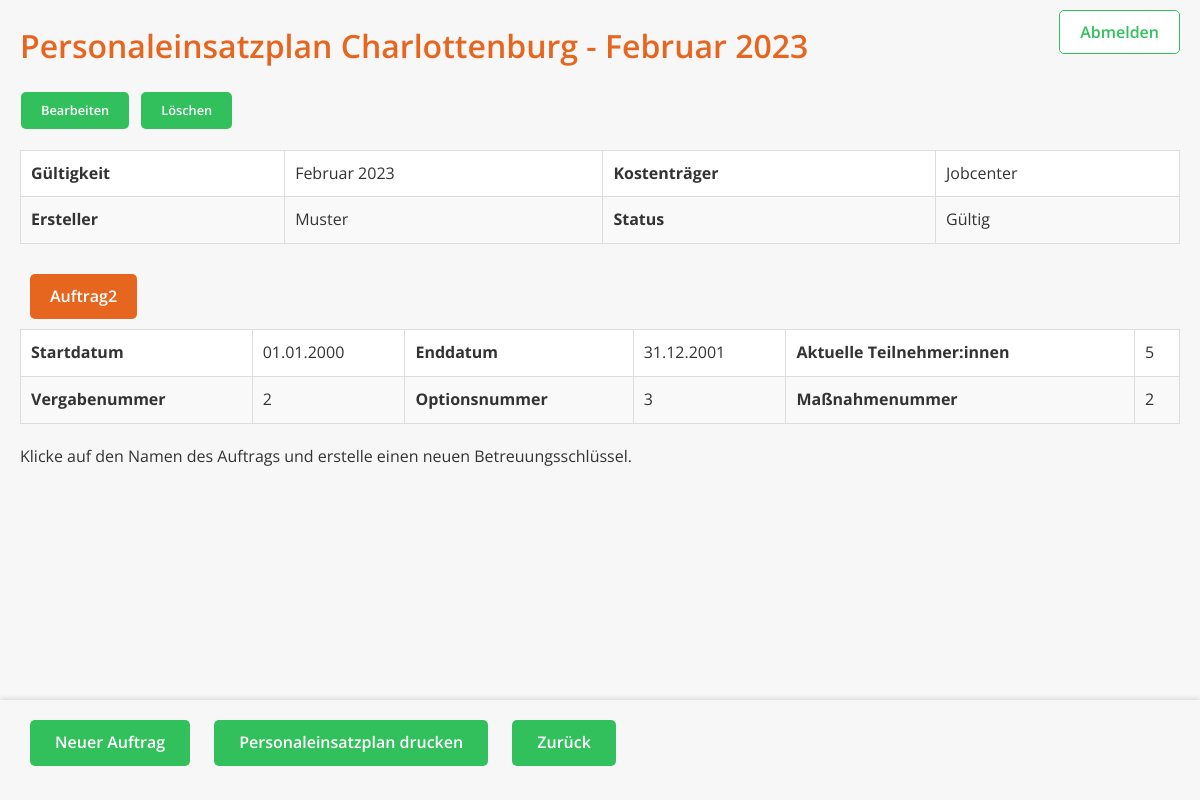
The app's page /PersonaleinsatzplanHaeH/personaleinsatzplan/11/uebersicht/ with its own data.
### PersonaleinsatzplanHaeH/models.py (models this page shows, shortened)
class Personaleinsatzplan(models.Model):
    STATUS_CHOICES = [
        ('entwurf', 'Entwurf'),
        ('in_bearbeitung', 'in Bearbeitung'),
        ('gueltig', 'Gültig'),
        ('archiviert', 'Archiviert'),
        ('storniert', 'Storniert')
    ]
    name = models.CharField(max_length=255)
    gueltigkeit_monat = models.IntegerField(choices=[
        (1, "Januar"), (2, "Februar"), (3, "März"), (4, "April"),
        (5, "Mai"), (6, "Juni"), (7, "Juli"), (8, "August"),
        (9, "September"), (10, "Oktober"), (11, "November"), (12, "Dezember")
    ])
    gueltigkeit_jahr = models.IntegerField()
    kostentraeger = models.CharField(max_length=255)
    ersteller = models.CharField(max_length=255)
    version = models.IntegerField(blank=True, null=True)
    status = models.CharField(max_length=20, choices=STATUS_CHOICES, default='entwurf')
    niederlassung = models.ForeignKey(
        'Niederlassung', on_delete=models.PROTECT, related_name='personaleinsatzplaene'
    )

class Auftrag(models.Model):
    name = models.CharField(max_length=255)
    vergabenummer = models.CharField(max_length=255, unique=True)
    optionsnummer = models.CharField(max_length=255, unique=True)
    massnahmenummer = models.CharField(max_length=255, unique=True)
    startdatum = models.DateField()
    enddatum = models.DateField()
    max_klienten = models.IntegerField(default=0)
    mindest_klienten = models.IntegerField(default=0)
    aktuell_klienten = models.IntegerField(default=0)
    personaleinsatzplan = models.ForeignKey(Personaleinsatzplan, on_delete=models.CASCADE, related_name='auftraege')

### PersonaleinsatzplanHaeH/views.py (the view, shortened to what this page needs)
# urls.py: path('personaleinsatzplan/<int:pk>/uebersicht/', Personaleinsatzplanuebersicht.as_view(), name='personaleinsatzplan_uebersicht'),
class Personaleinsatzplanuebersicht(DetailView):
    model = Personaleinsatzplan
    template_name = 'personaleinsatzplan_uebersicht.html'
    context_object_name = 'personaleinsatzplan'
    def get_context_data(self, **kwargs):
        context = super().get_context_data(**kwargs)
        personaleinsatzplan = self.object
        auftraege = Auftrag.objects.filter(personaleinsatzplan=personaleinsatzplan).prefetch_related(
            'betreuungsschluessel__mitarbeiter_zuweisungen__mitarbeiter'
        )
        auftrag_details = []
        for auftrag in auftraege:
            if not auftrag.id:
                continue  # Überspringe ungültige Aufträge
            betreuungsschluessel_details = []
            betreuungsschluessel = auftrag.betreuungsschluessel.all()
            auftrag_details.append({
                'auftrag': auftrag,
                'betreuungsschluessel': betreuungsschluessel_details,
            })
        context['auftrag_details'] = auftrag_details
        context['zurueck_link'] = self.request.GET.get('next', reverse('PersonaleinsatzplanHaeH:startseite'))
        return context

### templates/personaleinsatzplan_uebersicht.html (shortened to what this page needs)
<!DOCTYPE html>
<html lang="de">
<head>
    {% load static %}
    <link rel="stylesheet" href="{% static 'css/styles.css' %}">
</head>
<body class="personaleinsatzplan-seite">
<div class="navbar">
    <a href="{% url 'PersonaleinsatzplanHaeH:logout' %}" class="logout-link">Abmelden</a>
</div>
<h2>{{ personaleinsatzplan.name }}</h2>
<div class="actions">
    <a href="{% url 'PersonaleinsatzplanHaeH:personaleinsatzplan_update' personaleinsatzplan.pk %}?next={{ request.path }}" class="action-link2">
        Bearbeiten
    </a>
    <a href="{% url 'PersonaleinsatzplanHaeH:personaleinsatzplan_delete' personaleinsatzplan.pk %}?next={{ request.path }}" class="action-link2">
        Löschen
    </a>
</div>
<section>
    <table>
        <tbody>
            <tr>
                <td><strong>Gültigkeit</strong></td>
                <td>{{ personaleinsatzplan.get_gueltigkeit_monat_display }} {{ personaleinsatzplan.gueltigkeit_jahr }}</td>
                <td><strong>Kostenträger</strong></td>
                <td>{{ personaleinsatzplan.kostentraeger }}</td>
            </tr>
            <tr>
                <td><strong>Ersteller</strong></td>
                <td>{{ personaleinsatzplan.ersteller }}</td>
                <td><strong>Status</strong></td>
                <td>{{ personaleinsatzplan.get_status_display }}</td>
            </tr>
        </tbody>
    </table>
</section>
{% if auftrag_details %}
    {% for auftrag_detail in auftrag_details %}
    <section>
            <a href="{% url 'PersonaleinsatzplanHaeH:auftrag_detail' auftrag_detail.auftrag.id %}?next={{ request.path }}" class="auftrag-detail-link">
                {{ auftrag_detail.auftrag.name }}
            </a>
        <table>
            <tr>
                <td><strong>Startdatum</strong></td>
                <td>{{ auftrag_detail.auftrag.startdatum|date:"d.m.Y" }}</td>
                <td><strong>Enddatum</strong></td>
                <td>{{ auftrag_detail.auftrag.enddatum|date:"d.m.Y" }}</td>
                <td><strong>Aktuelle Teilnehmer:innen</strong></td>
                <td>{{ auftrag_detail.auftrag.aktuell_klienten}}</td>
            </tr>
            <tr>
                <td><strong>Vergabenummer</strong></td>
                <td>{{ auftrag_detail.auftrag.vergabenummer }}</td>
                <td><strong>Optionsnummer</strong></td>
                <td>{{ auftrag_detail.auftrag.optionsnummer }}</td>
                <td><strong>Maßnahmenummer</strong></td>
                <td>{{ auftrag_detail.auftrag.massnahmenummer }}</td>
            </tr>
        </table>
        {% for betreuungsschluessel in auftrag_detail.betreuungsschluessel %}
        <section>
            <h4>Betreuungsschlüssel: {{ betreuungsschluessel.name }}</h4>
            <table>
                <thead>
                    <tr>
                        <th>Teilnehmer:innen pro Betreuer:in</th>
                        <th>{{ betreuungsschluessel.klienten_pro_betreuer }}</th>
                        <th>Derzeit abgedeckte Vollzeitstellen</th>
                        <th>{{ betreuungsschluessel.abgedeckte_VZA }}</th>
                    </tr>
                </thead>
                <tbody>
                    <tr>
                        <td>Gesamtbedarf an Vollzeitstellen</td>
                        <td>{{ betreuungsschluessel.benoetigte_VZA_max }}</td>
                        <td>Mindestbedarf an Vollzeitstellen</td>
                        <td>{{ betreuungsschluessel.benoetigte_VZA_mindest }}</td>
                        <td>Benötigte Vollzeitstellen für aktuelle Teilnehmer:innen</td>
                        <td>{{ betreuungsschluessel.benoetigte_VZA_aktuell }}</td>
                    </tr>
                    <tr>
                        <td>Differenz zum Gesamtbedarf</td>
                        <td class="{% if betreuungsschluessel.differenz_VZA_max > betreuungsschluessel.benoetigte_VZA_max %}highlight-error{% endif %}">
                            {{ betreuungsschluessel.differenz_VZA_max }}
                        </td>
                        <td>Differenz zum Mindestbedar</td>
                        <td class="{% if betreuungsschluessel.differenz_VZA_mindest <= betreuungsschluessel.benoetigte_VZA_mindest %}highlight-error{% endif %}">
                            {{ betreuungsschluessel.differenz_VZA_mindest }}
                        </td>
                        <td>Differenz für aktuelle Teilnehmer:innen</td>
                        <td class="{% if betreuungsschluessel.differenz_VZA_aktuell <= betreuungsschluessel.benoetigte_VZA_aktuell %}highlight-error{% endif %}">
                            {{ betreuungsschluessel.differenz_VZA_aktuell }}
                        </td>
                    </tr>
                </tbody>
            </table>
            <h4>Mitarbeiter:innen des Auftrags:</h4>
            <table>
                <thead>
                    <tr>
                        <th>Nachname, Vorname</th>
                        <th>Geburtsdatum</th>
                        <th>Qualifikation</th>
                        <th>Max. wöchentliche Arbeitszeit</th>
                        <th>Anteil Stunden im Projekt</th>
                        <th>Bereits zugewiesene Stunden</th>
                        <th>Verbleibende Stunden</th>
                        <th>Kommentar</th>
                        <th>Aktionen</th>
                    </tr>
                </thead>
                <tbody>
                    {% for mitarbeiter in betreuungsschluessel.mitarbeiter %}
                    <tr>
                        <td>
                            <a href="{% url 'PersonaleinsatzplanHaeH:mitarbeiter_detail' mitarbeiter.id %}?next={{ request.path }}" class="card-link2">
                                {{ mitarbeiter.nachname }}, {{ mitarbeiter.vorname }}
                            </a>
                        </td>
                        <td>{{ mitarbeiter.geburtsdatum }}</td>
                        <td>{{ mitarbeiter.qualifikation }}</td>
                        <td>{{ mitarbeiter.max_woechentliche_arbeitszeit }}</td>
                        <td>{{ mitarbeiter.anteil_stunden_pro_woche }}</td>
                        <td>{{ mitarbeiter.zugewiesene_stunden }}</td>
                        <td class="{% if mitarbeiter.freie_stunden == 0 or mitarbeiter.freie_stunden is None %}highlight-error{% endif %}">
                            {{ mitarbeiter.freie_stunden }}
                        </td>
                        <td>{{ mitarbeiter.kommentar }}</td>
                        <td>
                            <a href="{% url 'PersonaleinsatzplanHaeH:mitarbeiter_betreuungsschluessel_delete' mitarbeiter.mitarbeiter_betreuungsschluessel_id %}" class="action-link">
                                Entfernen
                            </a>
                        </td>
                    </tr>
                    {% empty %}
                    <tr>
                        <td colspan="9">Keine Mitarbeiter:innen zugewiesen.</td>
                    </tr>
                    {% endfor %}
                </tbody>
            </table>
            <a href="{% url 'PersonaleinsatzplanHaeH:mitarbeiter_betreuungsschluessel_create' betreuungsschluessel.id %}?next={{ request.path }}" class="auftrag-detail-link2">
                Mitarbeiter zuweisen
            </a>
        </section>
        {% empty %}
        <p>Klicke auf den Namen des Auftrags und erstelle einen neuen Betreuungsschlüssel.</p>
        {% endfor %}
    </section>
    {% endfor %}
{% else %}
    <p>Klicke auf "Neuer Auftrag", um einen Auftrag zu erstellen.</p>
{% endif %}
<div class="link-container">
    <a href="{% url 'PersonaleinsatzplanHaeH:auftrag_create' %}?personaleinsatzplan_id={{ personaleinsatzplan.pk }}&next={{ request.path }}" class="action-link">
        Neuer Auftrag
    </a>
    <a href="{% url 'PersonaleinsatzplanHaeH:personaleinsatzplan_pdf' personaleinsatzplan.pk %}" class="action-link">
        Personaleinsatzplan drucken
    </a>
    <a href="{{ zurueck_link }}" class="action-link">Zurück</a>
</div>
</body>
</html>

### static/css/styles.css (style rules this page uses)
body, h1, h2, h3, h4, ul, li, a, table, td, th { margin: 0; padding: 0; box-sizing: border-box; }
body { font-family: 'Open Sans', Arial, sans-serif; background-color: #f7f7f7; color: #333; line-height: 1.6; padding: 20px; }
h1, h2, h3, h4 h5 { margin-bottom: 20px; color: #e7661f; font-weight: 600; }
h2 { font-size: 2em; }
a { text-decoration: none; transition: background-color 0.3s ease-in-out, color 0.3s ease-in-out; border-radius: 5px; font-weight: 600; }
.action-link { display: inline-block; margin: 10px; padding: 10px 25px; background-color: #31c05c; color: white; font-size: 1em; text-align: center; }
.action-link2 { display: inline-block; margin: 1px; padding: 08px 20px; background-color: #31c05c; color: white; font-size: 0.8em; text-align: center; }
.auftrag-detail-link { display: inline-block; margin: 10px; padding: 10px 20px; background-color: #e7661f; color: white; font-size: 1em; text-align: center; }
table { width: 100%; border-collapse: collapse; margin-bottom: 20px; background-color: #fff; border: 1px solid #ccc; }
th, td { padding: 10px; text-align: left; border: 1px solid #ddd; }
tr:nth-child(even) { background-color: #f9f9f9; }
.actions { margin: 20px 0; display: flex; justify-content: flex-start; gap: 10px; }
.link-container { position: fixed; bottom: 0; left: 0; right: 0; background-color: #f7f7f7; padding: 10px 20px; box-shadow: 0px -2px 4px rgba(0, 0, 0, 0.1); z-index: 1000; height: 80px; gap: 10px; justify-content: left; }
.personaleinsatzplan-seite { padding-bottom: 110px; }
.navbar { position: absolute; top: 20px; right: 20px; font-family: 'Open Sans', sans-serif; }
.logout-link { font-weight: 600; color: #31c05c; text-decoration: none; background-color: white; padding: 10px 20px; border-radius: 5px; border: 1px solid #31c05c; transition: background-color 0.3s ease, color 0.3s ease, transform 0.2s ease; font-size: 1em; }

### records on screen
Personaleinsatzplan: name "Personaleinsatzplan Charlottenburg - Februar 2023", gueltigkeit_monat "Februar", gueltigkeit_jahr "2023", kostentraeger "Jobcenter", ersteller "Muster", status "Gültig"
Auftrag: auftrag.name "Auftrag2", auftrag.startdatum "01.01.2000", auftrag.enddatum "31.12.2001", auftrag.aktuell_klienten "5", auftrag.vergabenummer "2", auftrag.optionsnummer "3", auftrag.massnahmenummer "2"
